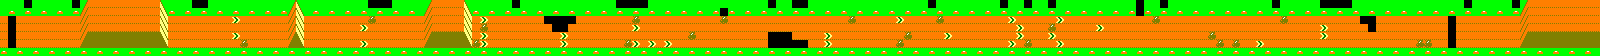

Tiled map render using the project's own tile images. Description and the whole map definition, tile-layer contents included, below:
An orthogonal 200x7 tile map with 8x8 px tiles, 1 tile layer (Capa de Patrones 1).

<map version="1.2" tiledversion="1.2.5" orientation="orthogonal" renderorder="right-down" width="200" height="7" tilewidth="8" tileheight="8" infinite="0" nextlayerid="9" nextobjectid="1">
 <tileset firstgid="1" source="../tiles4x8.tsx" />
 <layer id="8" name="Capa de Patrones 1" width="200" height="7">
  <data encoding="csv">
14,14,14,19,14,14,14,14,14,21,1,13,13,13,13,13,13,13,13,13,6,14,14,14,18,18,14,14,14,14,14,14,14,14,14,14,1,6,14,14,14,14,14,14,14,14,17,17,18,14,14,14,14,1,13,13,13,13,6,14,14,14,14,14,21,14,14,14,14,14,14,14,14,14,14,14,14,20,20,20,20,14,14,14,14,14,14,14,14,14,14,14,14,14,14,14,19,14,14,18,20,14,14,14,14,14,14,14,14,14,14,14,14,14,14,14,19,14,14,14,14,14,14,14,14,21,14,14,17,14,14,17,14,14,14,14,14,14,14,14,14,14,19,14,14,20,14,14,14,14,14,14,14,14,14,14,14,14,14,19,14,14,14,14,14,18,20,20,18,14,14,14,14,14,14,14,14,14,14,14,14,14,14,19,14,14,14,14,14,21,1,13,13,13,13,13,13,13,13,13,
14,16,14,16,14,16,14,16,14,16,2,13,13,13,13,13,13,13,13,13,7,16,14,16,14,16,14,16,14,16,14,16,14,16,14,16,2,7,14,16,14,16,14,16,14,16,14,16,14,16,14,16,14,2,13,13,13,13,7,16,14,16,14,16,14,16,14,16,14,16,14,16,14,16,14,16,14,16,14,16,14,16,14,16,14,16,14,16,14,16,19,16,14,16,14,16,14,16,14,16,14,16,14,16,14,16,14,16,14,16,14,16,14,16,14,16,14,16,14,16,14,16,14,16,14,16,14,16,14,16,14,16,14,16,14,16,14,16,14,16,14,16,19,16,14,16,14,16,14,16,14,16,14,16,14,16,14,16,14,16,14,16,14,16,14,16,14,16,14,16,14,16,14,16,14,16,14,16,14,16,14,16,14,16,14,16,14,16,14,16,2,13,13,13,13,13,13,13,13,13,
13,28,13,13,13,13,13,13,13,13,3,13,13,13,13,13,13,13,13,13,8,13,13,13,13,13,13,13,13,11,13,13,13,13,13,13,3,8,13,13,13,13,13,13,13,13,12,13,13,13,13,13,13,3,13,13,13,13,8,13,11,13,13,13,13,13,13,13,27,27,27,27,13,13,13,13,13,13,13,12,13,13,13,13,13,13,13,13,13,13,12,13,13,13,13,13,13,13,13,13,13,13,13,13,13,13,12,13,13,13,13,13,11,13,13,13,13,12,13,13,13,13,13,13,13,13,11,13,13,13,13,13,11,13,13,13,13,13,13,13,13,13,13,13,12,13,13,13,13,13,13,13,13,13,13,13,13,13,13,13,12,13,13,13,13,13,13,13,13,13,27,27,13,13,13,13,13,13,13,13,13,28,13,13,13,13,13,13,13,13,3,13,13,13,13,13,13,13,13,13,
13,28,13,13,13,13,13,13,13,13,3,13,13,13,13,13,13,13,13,13,8,13,13,13,13,13,13,13,13,13,13,13,13,13,13,13,3,8,13,13,13,13,13,13,13,11,13,13,13,13,13,13,13,3,13,13,13,13,8,13,12,13,13,13,13,13,13,13,13,27,27,13,13,13,13,13,13,13,13,11,13,13,13,13,13,13,13,13,13,13,13,13,13,13,13,13,13,13,13,13,13,13,13,13,13,13,13,13,13,13,13,13,13,13,13,13,13,13,13,13,13,13,13,13,13,13,13,11,13,13,13,12,13,13,13,13,13,11,13,13,13,13,13,13,13,13,13,13,13,13,13,13,13,13,13,13,13,13,13,13,13,13,13,13,13,11,13,13,13,13,13,27,13,13,13,13,13,13,13,13,13,28,13,13,13,13,13,13,13,13,3,13,13,13,13,13,13,13,13,13,
13,28,13,13,13,13,13,13,13,13,4,15,15,15,15,15,15,15,15,15,9,13,13,13,13,13,13,13,13,11,13,13,13,13,13,13,4,9,13,13,13,13,13,13,13,13,13,13,13,13,13,13,13,4,15,15,15,15,9,13,11,13,13,13,13,13,13,13,13,13,11,13,13,13,13,13,13,13,13,13,13,13,13,13,13,13,12,13,13,13,13,13,13,13,13,13,27,27,27,13,13,13,13,11,13,13,13,13,13,13,13,13,13,12,13,13,13,13,11,13,13,13,13,13,13,13,13,11,13,13,13,11,13,13,13,13,13,13,13,13,13,13,13,13,13,13,13,13,13,13,13,12,13,13,13,13,13,13,13,13,13,13,13,13,13,11,13,13,13,13,13,13,13,13,13,13,13,13,13,13,13,28,13,13,13,13,13,13,13,13,4,15,15,15,15,15,15,15,15,15,
13,28,13,13,13,13,13,13,13,13,5,15,15,15,15,15,15,15,15,15,10,13,13,13,13,13,13,13,13,13,12,13,13,13,13,13,5,10,13,13,13,13,13,13,13,11,13,13,13,13,13,13,13,5,15,15,15,15,10,12,11,13,13,13,13,13,13,13,13,13,11,13,13,13,13,13,13,13,12,11,13,11,13,11,13,13,13,13,13,13,13,13,13,13,13,13,27,27,27,27,27,13,13,11,13,13,13,13,13,13,13,13,12,13,13,13,13,13,13,13,13,13,13,13,13,13,11,13,12,13,13,13,11,13,13,13,13,13,13,13,13,13,13,13,13,13,13,13,13,13,13,13,12,13,12,13,13,11,13,13,13,13,13,13,13,13,13,13,13,13,13,13,13,13,13,13,13,12,12,13,13,28,13,13,13,13,13,13,13,13,5,15,15,15,15,15,15,15,15,15,
16,14,16,14,16,14,16,14,16,14,16,14,16,14,16,14,16,14,16,14,16,14,16,14,16,14,16,14,16,14,16,14,16,14,16,14,16,14,16,14,16,14,16,14,16,14,16,14,16,14,16,14,16,14,16,14,16,14,16,14,16,14,16,14,16,14,16,14,16,14,16,14,16,14,16,14,16,14,16,14,16,14,16,14,16,14,16,14,16,14,16,14,16,14,16,14,16,14,16,14,16,14,16,14,16,14,16,14,16,14,16,14,16,14,16,14,16,14,16,14,16,14,16,14,16,14,16,14,16,14,16,14,16,14,16,14,16,14,16,14,16,14,16,14,16,14,16,14,16,14,16,14,16,14,16,14,16,14,16,14,16,14,16,14,16,14,16,14,16,14,16,14,16,14,16,14,16,14,16,14,16,14,16,14,16,14,16,14,16,14,16,14,16,14,16,14,16,14,16,14
</data>
 </layer>
</map>